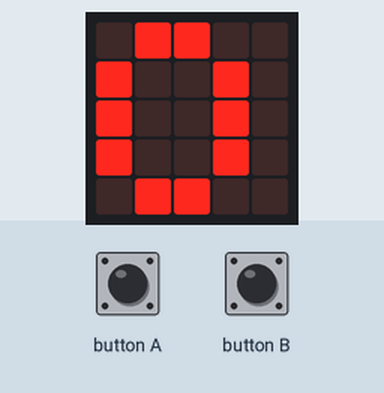
This program was run on a simulated BBC micro:bit (MakeCode). Shown: the board's 5×5 LED display. The inputs (shaded band) are chosen by the test bench.

Above: at 1.9 s.
2.0 s: button A pressed for 0.15 s
At 2.5 s:
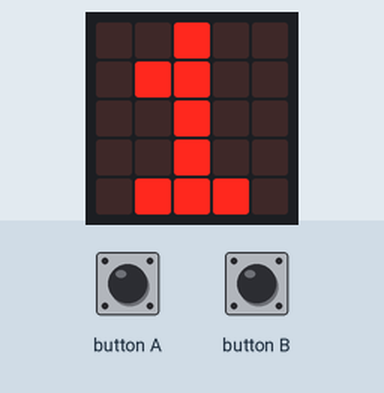
3.6 s: button A pressed for 0.15 s
At 5.0 s:
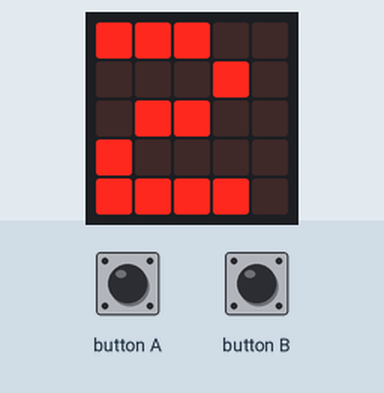
Timing chart, 0 to 6.6 s (numbered marks = the images above; inputs shaded):
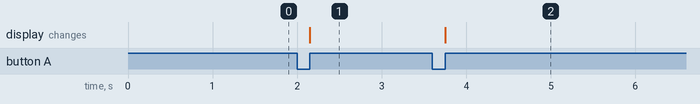

Measured:
- after the input at 2.0 s, the display: changes after 0.15 s (image 1)
- after the input at 3.6 s, the display: changes after 0.15 s (image 2)

The program:

main.ts
```typescript
input.onButtonPressed(Button.A, function () {
    x += 1
    if (x >= 4) {
        x = 4
    }
    basic.showNumber(x)
})
input.onButtonPressed(Button.B, function () {
    x += -1
    if (x <= 0) {
        x = 0
    }
    basic.showNumber(x)
})
let x = 0
x = 0
basic.showNumber(x)
```

test.ts
```typescript
// 在此处测试；当此软件包作为插件使用时，将不会编译此软件包。
```
